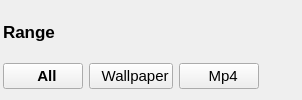
        <widget class="QFrame" name="range_frame">
         <property name="sizePolicy">
          <sizepolicy hsizetype="Minimum" vsizetype="Minimum">
           <horstretch>0</horstretch>
           <verstretch>0</verstretch>
          </sizepolicy>
         </property>
         <property name="minimumSize">
          <size>
           <width>0</width>
           <height>100</height>
          </size>
         </property>
         <property name="frameShape">
          <enum>QFrame::NoFrame</enum>
         </property>
         <layout class="QHBoxLayout" name="horizontalLayout_6">
          <property name="leftMargin">
           <number>3</number>
          </property>
          <property name="topMargin">
           <number>0</number>
          </property>
          <property name="rightMargin">
           <number>3</number>
          </property>
          <item>
           <layout class="QVBoxLayout" name="range_v_layout">
            <property name="spacing">
             <number>0</number>
            </property>
            <item>
             <widget class="QLabel" name="range_lable">
              <property name="minimumSize">
               <size>
                <width>0</width>
                <height>0</height>
               </size>
              </property>
              <property name="font">
               <font>
                <pointsize>13</pointsize>
                <weight>75</weight>
                <bold>true</bold>
               </font>
              </property>
              <property name="styleSheet">
               <string notr="true"/>
              </property>
              <property name="text">
               <string>Range</string>
              </property>
             </widget>
            </item>
            <item>
             <layout class="QHBoxLayout" name="range_inner_h_layout">
              <property name="spacing">
               <number>6</number>
              </property>
              <item>
               <widget class="QPushButton" name="range_all_bnt">
                <property name="font">
                 <font>
                  <pointsize>11</pointsize>
                  <weight>75</weight>
                  <bold>true</bold>
                 </font>
                </property>
                <property name="cursor">
                 <cursorShape>PointingHandCursor</cursorShape>
                </property>
                <property name="text">
                 <string>  All</string>
                </property>
                <property name="icon">
                 <iconset resource="../scripts/ui/icons/icons.qrc">
                  <normaloff>:/icons/wallpaper_blue.png</normaloff>:/icons/wallpaper_blue.png</iconset>
                </property>
                <property name="iconSize">
                 <size>
                  <width>20</width>
                  <height>20</height>
                 </size>
                </property>
                <property name="class" stdset="0">
                 <string>primary</string>
                </property>
               </widget>
              </item>
              <item>
               <widget class="QPushButton" name="range_wallpaper_bnt">
                <property name="font">
                 <font>
                  <pointsize>11</pointsize>
                 </font>
                </property>
                <property name="cursor">
                 <cursorShape>PointingHandCursor</cursorShape>
                </property>
                <property name="text">
                 <string>  Wallpaper</string>
                </property>
                <property name="icon">
                 <iconset resource="../scripts/ui/icons/icons.qrc">
                  <normaloff>:/icons/film.png</normaloff>:/icons/film.png</iconset>
                </property>
                <property name="iconSize">
                 <size>
                  <width>20</width>
                  <height>20</height>
                 </size>
                </property>
                <property name="class" stdset="0">
                 <string>ghost</string>
                </property>
               </widget>
              </item>
              <item>
               <widget class="QPushButton" name="range_mp4_bnt">
                <property name="font">
                 <font>
                  <pointsize>11</pointsize>
                 </font>
                </property>
                <property name="cursor">
                 <cursorShape>PointingHandCursor</cursorShape>
                </property>
                <property name="text">
                 <string>  Mp4</string>
                </property>
                <property name="icon">
                 <iconset resource="../scripts/ui/icons/icons.qrc">
                  <normaloff>:/icons/film.png</normaloff>:/icons/film.png</iconset>
                </property>
                <property name="iconSize">
                 <size>
                  <width>20</width>
                  <height>20</height>
                 </size>
                </property>
                <property name="class" stdset="0">
                 <string>ghost</string>
                </property>
               </widget>
              </item>
              <item>
               <spacer name="horizontalSpacer_5">
                <property name="orientation">
                 <enum>Qt::Horizontal</enum>
                </property>
                <property name="sizeHint" stdset="0">
                 <size>
                  <width>40</width>
                  <height>20</height>
                 </size>
                </property>
               </spacer>
              </item>
             </layout>
            </item>
           </layout>
          </item>
         </layout>
        </widget>
